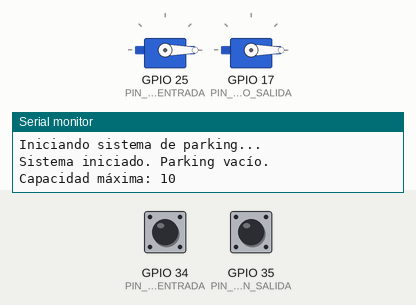
This sketch was run on a simulated ESP32. On the bench: 2 × servo, the last lines printed to the serial monitor. The inputs (shaded band) are chosen by the test bench; at power-on: GPIO 34 (PIN_BOTON_ENTRADA) HIGH, GPIO 35 (PIN_BOTON_SALIDA) HIGH.

Above: at 1.2 s.
1.3 s: GPIO 34 (PIN_BOTON_ENTRADA) pulled LOW for 0.15 s
At 2.3 s:
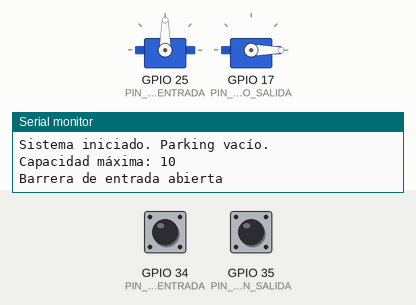
4.4 s: GPIO 35 (PIN_BOTON_SALIDA) pulled LOW for 1 s
At 6.2 s:
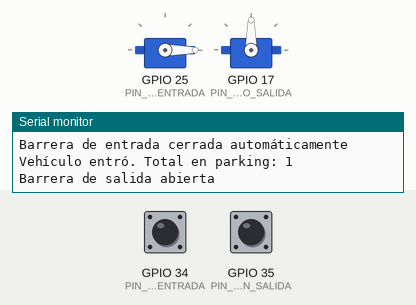
8.4 s: GPIO 34 (PIN_BOTON_ENTRADA) pulled LOW for 1 s
At 9.0 s:
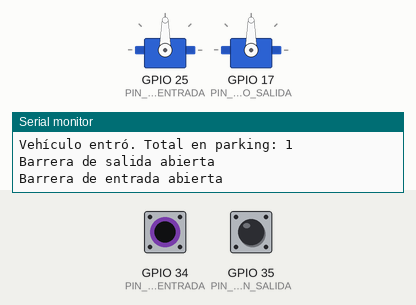
10.9 s: GPIO 34 (PIN_BOTON_ENTRADA) pulled LOW for 3.2 s
17.1 s: GPIO 35 (PIN_BOTON_SALIDA) pulled LOW for 0.15 s
At 18.0 s:
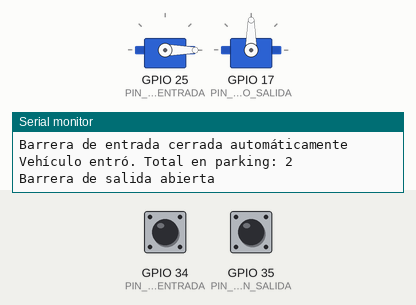
Timing chart, 0 to 21.2 s (numbered marks = the images above; inputs shaded):
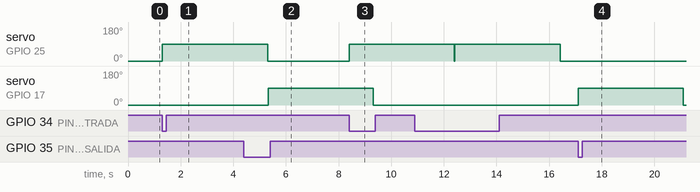

The sketch:

parking2.ino
```cpp
#include <ESP32Servo.h>

// Definición de pines
const int PIN_BOTON_ENTRADA = 34;
const int PIN_BOTON_SALIDA = 35;
const int PIN_SERVO_ENTRADA = 25;
const int PIN_SERVO_SALIDA = 17;
// Pines del sensor de ultrasonidos (no utilizados en esta versión)
// const int PIN_ULTRASONIDOS_TRIG = 4;
// const int PIN_ULTRASONIDOS_ECHO = 2;

// Configuración del parking
const int CAPACIDAD_MAXIMA = 10;
const int ANGULO_ABIERTO = 90;   // ángulo para barrera abierta
const int ANGULO_CERRADO = 0;    // ángulo para barrera cerrada
const unsigned long TIEMPO_INFORME = 5000; // tiempo entre informes de estado (5 segundos)
const unsigned long TIEMPO_CIERRE_BARRERA = 4000; // 4 segundos para cierre automático

// Variables de estado
int cochesEnParking = 0;
int entradaTotal = 0;
int salidaTotal = 0;
bool barreraEntradaAbierta = false;
bool barreraSalidaAbierta = false;
unsigned long ultimoInforme = 0;
unsigned long tiempoAperturaEntrada = 0;
unsigned long tiempoAperturaSalida = 0;

// Objetos
Servo servoEntrada;
Servo servoSalida;

void setup() {
  // Inicializar comunicación serial a 9600 baudios
  Serial.begin(9600);
  Serial.println("Iniciando sistema de parking...");

  // Configurar pines de entrada
  pinMode(PIN_BOTON_ENTRADA, INPUT_PULLUP);
  pinMode(PIN_BOTON_SALIDA, INPUT_PULLUP);
  // No configuramos los pines del ultrasonidos en esta versión

  // Inicializar servomotores
  ESP32PWM::allocateTimer(0);
  ESP32PWM::allocateTimer(1);
  servoEntrada.setPeriodHertz(50);    // Frecuencia estándar para servos
  servoSalida.setPeriodHertz(50);
  servoEntrada.attach(PIN_SERVO_ENTRADA, 500, 2400);
  servoSalida.attach(PIN_SERVO_SALIDA, 500, 2400);

  // Posición inicial de las barreras (cerradas)
  servoEntrada.write(ANGULO_CERRADO);
  servoSalida.write(ANGULO_CERRADO);

  Serial.println("Sistema iniciado. Parking vacío.");
  Serial.print("Capacidad máxima: ");
  Serial.println(CAPACIDAD_MAXIMA);
}

void loop() {
  // Gestionar entrada y salida de vehículos
  gestionarEntrada();
  gestionarSalida();

  // Control de cierre automático
  gestionarCierreAutomatico();

  // Mostrar estado periódicamente
  if (millis() - ultimoInforme >= TIEMPO_INFORME) {
    mostrarEstado();
    ultimoInforme = millis();
  }
}

void gestionarCierreAutomatico() {
  // Comprobar si hay que cerrar la barrera de entrada
  if (barreraEntradaAbierta && (millis() - tiempoAperturaEntrada >= TIEMPO_CIERRE_BARRERA)) {
    servoEntrada.write(ANGULO_CERRADO);
    barreraEntradaAbierta = false;
    cochesEnParking++;
    entradaTotal++;
    Serial.println("Barrera de entrada cerrada automáticamente");
    Serial.print("Vehículo entró. Total en parking: ");
    Serial.println(cochesEnParking);
  }

  // Comprobar si hay que cerrar la barrera de salida
  if (barreraSalidaAbierta && (millis() - tiempoAperturaSalida >= TIEMPO_CIERRE_BARRERA)) {
    servoSalida.write(ANGULO_CERRADO);
    barreraSalidaAbierta = false;
    cochesEnParking--;
    salidaTotal++;
    Serial.println("Barrera de salida cerrada automáticamente");
    Serial.print("Vehículo salió. Total en parking: ");
    Serial.println(cochesEnParking);
  }
}

void gestionarEntrada() {
  // Leer estado del botón (activo en LOW porque usamos PULLUP)
  bool botonPresionado = (digitalRead(PIN_BOTON_ENTRADA) == LOW);

  // Si el botón está presionado y hay espacio en el parking, abrir barrera
  if (botonPresionado && !barreraEntradaAbierta && cochesEnParking < CAPACIDAD_MAXIMA) {
    servoEntrada.write(ANGULO_ABIERTO);
    barreraEntradaAbierta = true;
    tiempoAperturaEntrada = millis(); // Guardar tiempo de apertura
    Serial.println("Barrera de entrada abierta");
  }
}

void gestionarSalida() {
  // Leer estado del botón (activo en LOW porque usamos PULLUP)
  bool botonPresionado = (digitalRead(PIN_BOTON_SALIDA) == LOW);

  // Si el botón está presionado y hay coches en el parking, abrir barrera
  if (botonPresionado && !barreraSalidaAbierta && cochesEnParking > 0) {
    servoSalida.write(ANGULO_ABIERTO);
    barreraSalidaAbierta = true;
    tiempoAperturaSalida = millis(); // Guardar tiempo de apertura
    Serial.println("Barrera de salida abierta");
  }
}

void mostrarEstado() {
  Serial.println("\n--- Estado del Parking ---");
  Serial.print("Vehículos en parking: ");
  Serial.print(cochesEnParking);
  Serial.print("/");
  Serial.println(CAPACIDAD_MAXIMA);
  Serial.print("Plazas disponibles: ");
  Serial.println(CAPACIDAD_MAXIMA - cochesEnParking);
  Serial.print("Total entradas: ");
  Serial.println(entradaTotal);
  Serial.print("Total salidas: ");
  Serial.println(salidaTotal);
  Serial.println("------------------------\n");
}
```

Measured:
- after the input at 1.3 s, servo on GPIO 25 (PIN_SERVO_ENTRADA): 0° → 90° at once
- after the input at 4.4 s, servo on GPIO 17 (PIN_SERVO_SALIDA): 0° → 90° after 0.92 s
- after the input at 8.4 s, servo on GPIO 25 (PIN_SERVO_ENTRADA): 0° → 90° at once
- after the input at 17.1 s, servo on GPIO 17 (PIN_SERVO_SALIDA): 0° → 90° at once, → 0° 4.0 s later
